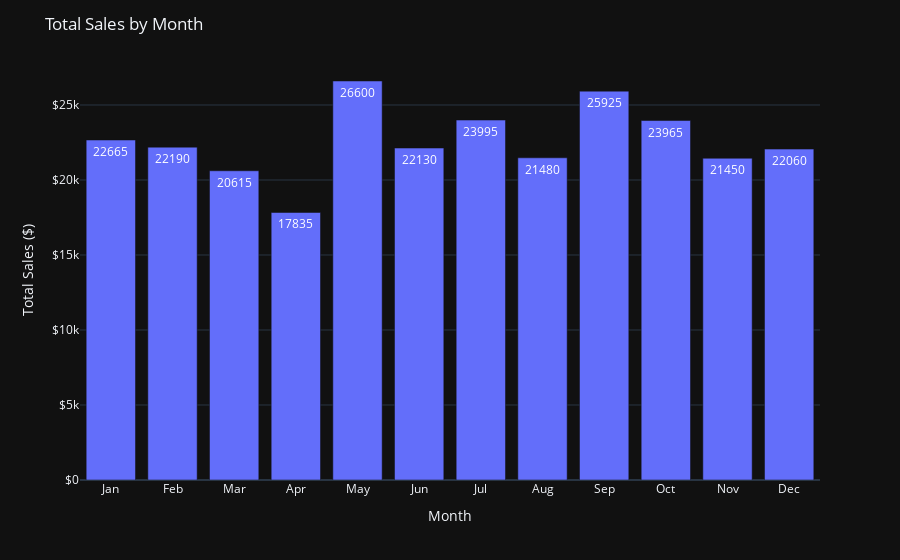

The notebook cell this image was saved under:
### Code cell
fig = px.bar(df_monthly,
             x='month_name',
             y='total_sales',
             template=plotly_template,
             text='total_sales')

fig.update_layout(
    title='Total Sales by Month',
    xaxis_title='Month',
    yaxis_title='Total Sales ($)',
    yaxis_tickprefix='$',
)

fig.show()

fig.write_image(output_dir / 'monthly_sales.png',
                width=1200,
                height=400,
                scale=4)

### Figure 1 — Plotly figure (JSON) as saved in the notebook; plotly's stock layout.template omitted (floating-point values rounded to 4 significant figures)
{"data": [{"alignmentgroup": "True", "hovertemplate": "month_name=%{x}<br>total_sales=%{text}<extra></extra>", "legendgroup": "", "marker": {"color": "#636efa", "pattern": {"shape": ""}}, "name": "", "offsetgroup": "", "orientation": "v", "showlegend": false, "text": [22665, 22190, 20615, 17835, 26600, 22130, 23995, 21480, 25925, 23965, 21450, 22060], "textposition": "auto", "type": "bar", "x": ["Jan", "Feb", "Mar", "Apr", "May", "Jun", "Jul", "Aug", "Sep", "Oct", "Nov", "Dec"], "xaxis": "x", "y": [22665, 22190, 20615, 17835, 26600, 22130, 23995, 21480, 25925, 23965, 21450, 22060], "yaxis": "y"}], "layout": {"barmode": "relative", "legend": {"tracegroupgap": 0}, "margin": {"t": 60}, "title": {"text": "Total Sales by Month"}, "xaxis": {"anchor": "y", "domain": [0, 1], "title": {"text": "Month"}}, "yaxis": {"anchor": "x", "domain": [0, 1], "tickprefix": "$", "title": {"text": "Total Sales ($)"}}}}
